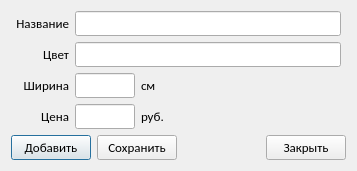
<?xml version="1.0" encoding="UTF-8"?>
<ui version="4.0">
 <class>ProfilesDialog</class>
 <widget class="QDialog" name="ProfilesDialog">
  <property name="geometry">
   <rect>
    <x>0</x>
    <y>0</y>
    <width>357</width>
    <height>157</height>
   </rect>
  </property>
  <property name="font">
   <font>
    <family>Calibri</family>
    <pointsize>10</pointsize>
   </font>
  </property>
  <property name="windowTitle">
   <string>ProfilesDialog</string>
  </property>
  <layout class="QVBoxLayout" name="verticalLayout">
   <item>
    <layout class="QGridLayout" name="gridLayout">
     <property name="sizeConstraint">
      <enum>QLayout::SetFixedSize</enum>
     </property>
     <property name="leftMargin">
      <number>5</number>
     </property>
     <property name="rightMargin">
      <number>5</number>
     </property>
     <item row="1" column="0">
      <widget class="QLabel" name="nameLabel">
       <property name="text">
        <string>Название</string>
       </property>
       <property name="alignment">
        <set>Qt::AlignRight|Qt::AlignTrailing|Qt::AlignVCenter</set>
       </property>
      </widget>
     </item>
     <item row="5" column="0">
      <widget class="QLabel" name="priceLabel">
       <property name="sizePolicy">
        <sizepolicy hsizetype="Preferred" vsizetype="Fixed">
         <horstretch>0</horstretch>
         <verstretch>0</verstretch>
        </sizepolicy>
       </property>
       <property name="text">
        <string>Цена</string>
       </property>
       <property name="alignment">
        <set>Qt::AlignRight|Qt::AlignTrailing|Qt::AlignVCenter</set>
       </property>
      </widget>
     </item>
     <item row="1" column="1">
      <widget class="QLineEdit" name="nameLineEdit"/>
     </item>
     <item row="3" column="1">
      <widget class="QLineEdit" name="colorLineEdit"/>
     </item>
     <item row="3" column="0">
      <widget class="QLabel" name="colorLabel">
       <property name="text">
        <string>Цвет</string>
       </property>
       <property name="alignment">
        <set>Qt::AlignRight|Qt::AlignTrailing|Qt::AlignVCenter</set>
       </property>
      </widget>
     </item>
     <item row="4" column="0">
      <widget class="QLabel" name="widthLabel">
       <property name="sizePolicy">
        <sizepolicy hsizetype="Preferred" vsizetype="Fixed">
         <horstretch>0</horstretch>
         <verstretch>0</verstretch>
        </sizepolicy>
       </property>
       <property name="text">
        <string>Ширина</string>
       </property>
       <property name="alignment">
        <set>Qt::AlignRight|Qt::AlignTrailing|Qt::AlignVCenter</set>
       </property>
      </widget>
     </item>
     <item row="4" column="1">
      <layout class="QHBoxLayout" name="horizontalLayout_2">
       <property name="sizeConstraint">
        <enum>QLayout::SetFixedSize</enum>
       </property>
       <item>
        <widget class="QLineEdit" name="widthLineEdit">
         <property name="sizePolicy">
          <sizepolicy hsizetype="Fixed" vsizetype="Fixed">
           <horstretch>100</horstretch>
           <verstretch>0</verstretch>
          </sizepolicy>
         </property>
         <property name="maximumSize">
          <size>
           <width>60</width>
           <height>16777215</height>
          </size>
         </property>
         <property name="clearButtonEnabled">
          <bool>false</bool>
         </property>
        </widget>
       </item>
       <item>
        <widget class="QLabel" name="label">
         <property name="sizePolicy">
          <sizepolicy hsizetype="Preferred" vsizetype="Fixed">
           <horstretch>0</horstretch>
           <verstretch>0</verstretch>
          </sizepolicy>
         </property>
         <property name="text">
          <string>см</string>
         </property>
        </widget>
       </item>
      </layout>
     </item>
     <item row="5" column="1">
      <layout class="QHBoxLayout" name="horizontalLayout_3">
       <item>
        <widget class="QLineEdit" name="priceLineEdit">
         <property name="sizePolicy">
          <sizepolicy hsizetype="Fixed" vsizetype="Fixed">
           <horstretch>100</horstretch>
           <verstretch>0</verstretch>
          </sizepolicy>
         </property>
         <property name="maximumSize">
          <size>
           <width>60</width>
           <height>16777215</height>
          </size>
         </property>
        </widget>
       </item>
       <item>
        <widget class="QLabel" name="label_2">
         <property name="text">
          <string>руб.</string>
         </property>
        </widget>
       </item>
      </layout>
     </item>
    </layout>
   </item>
   <item>
    <layout class="QHBoxLayout" name="horizontalLayout">
     <item>
      <widget class="QPushButton" name="addButton">
       <property name="text">
        <string>Добавить</string>
       </property>
      </widget>
     </item>
     <item>
      <widget class="QPushButton" name="saveButton">
       <property name="text">
        <string>Сохранить</string>
       </property>
      </widget>
     </item>
     <item>
      <spacer name="horizontalSpacer">
       <property name="orientation">
        <enum>Qt::Horizontal</enum>
       </property>
       <property name="sizeHint" stdset="0">
        <size>
         <width>40</width>
         <height>20</height>
        </size>
       </property>
      </spacer>
     </item>
     <item>
      <widget class="QPushButton" name="cancelButton">
       <property name="text">
        <string>Закрыть</string>
       </property>
      </widget>
     </item>
    </layout>
   </item>
  </layout>
 </widget>
 <layoutdefault spacing="6" margin="11"/>
 <tabstops>
  <tabstop>nameLineEdit</tabstop>
  <tabstop>colorLineEdit</tabstop>
  <tabstop>addButton</tabstop>
  <tabstop>saveButton</tabstop>
  <tabstop>cancelButton</tabstop>
 </tabstops>
 <resources/>
 <connections>
  <connection>
   <sender>addButton</sender>
   <signal>clicked()</signal>
   <receiver>ProfilesDialog</receiver>
   <slot>accept()</slot>
   <hints>
    <hint type="sourcelabel">
     <x>48</x>
     <y>309</y>
    </hint>
    <hint type="destinationlabel">
     <x>77</x>
     <y>266</y>
    </hint>
   </hints>
  </connection>
  <connection>
   <sender>saveButton</sender>
   <signal>clicked()</signal>
   <receiver>ProfilesDialog</receiver>
   <slot>accept()</slot>
   <hints>
    <hint type="sourcelabel">
     <x>129</x>
     <y>314</y>
    </hint>
    <hint type="destinationlabel">
     <x>163</x>
     <y>269</y>
    </hint>
   </hints>
  </connection>
  <connection>
   <sender>cancelButton</sender>
   <signal>clicked()</signal>
   <receiver>ProfilesDialog</receiver>
   <slot>close()</slot>
   <hints>
    <hint type="sourcelabel">
     <x>283</x>
     <y>309</y>
    </hint>
    <hint type="destinationlabel">
     <x>310</x>
     <y>268</y>
    </hint>
   </hints>
  </connection>
 </connections>
</ui>
